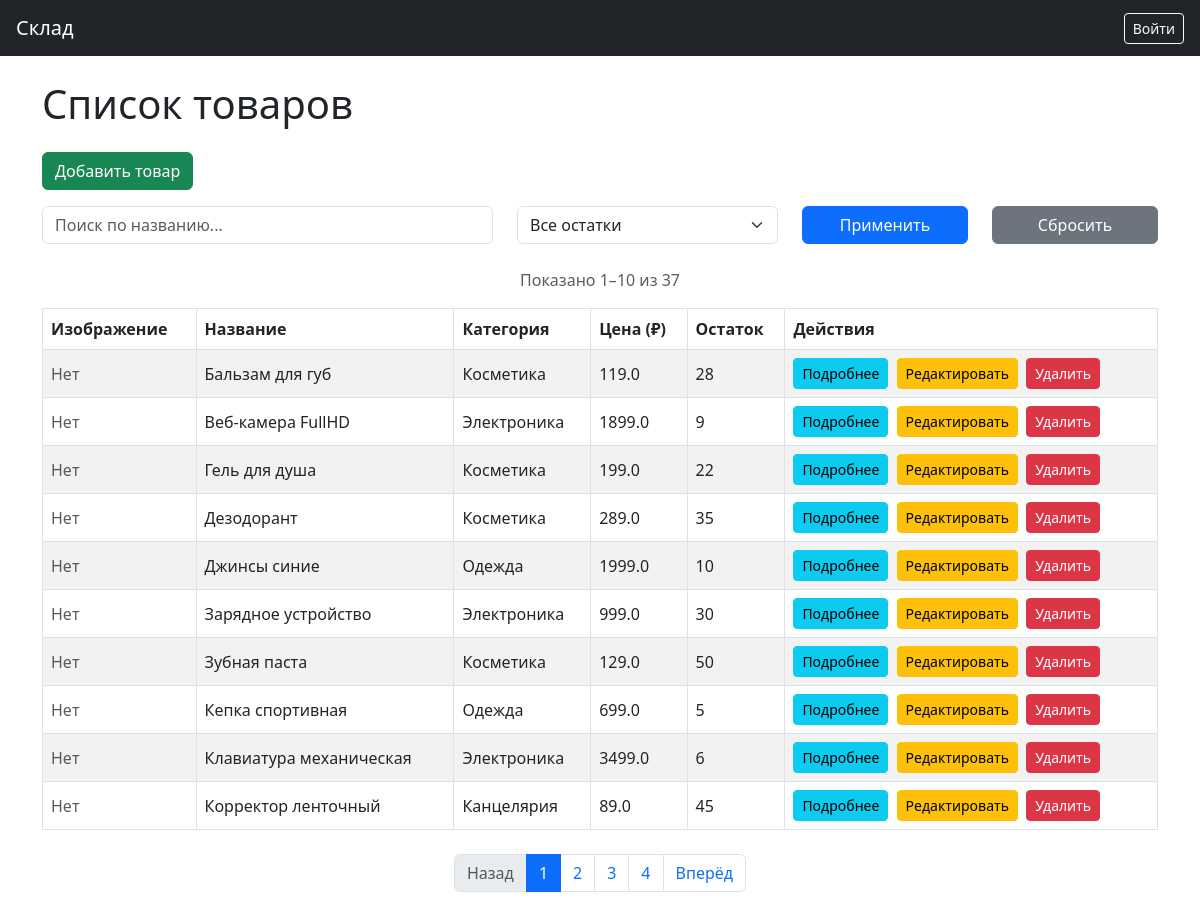
The page / on the database its author committed.
### tables this page shows
CREATE TABLE Products (id INTEGER PRIMARY KEY ON CONFLICT ROLLBACK AUTOINCREMENT, name TEXT NOT NULL, description TEXT, price REAL NOT NULL, stock INTEGER DEFAULT (0), image TEXT, category_id INTEGER REFERENCES Categories (id), created_at TEXT NOT NULL, updated_at TEXT);

CREATE TABLE Categories (id INTEGER PRIMARY KEY ON CONFLICT ROLLBACK AUTOINCREMENT, name TEXT NOT NULL);

### app.py (the view)
@app.route('/')
def index():
    db = get_db()
    query = """
        SELECT Products.id, Products.name, Products.price, Products.stock, Products.image, Categories.name AS category
        FROM Products
        LEFT JOIN Categories ON Products.category_id = Categories.id
        WHERE 1=1
    """
    params = []
    search = request.args.get('search', '').strip()
    if search:
        query += ' AND Products.name LIKE ?'
        params.append(f'%{search}%')
    filter_stock = request.args.get('filter_stock')
    if filter_stock == 'low':
        query += ' AND Products.stock < 5'
    category_id = request.args.get('category_id')
    category_name = None
    if category_id:
        query += ' AND Products.category_id = ?'
        params.append(category_id)
        cat = db.execute("""SELECT name FROM Categories WHERE id = ?""", (category_id,)).fetchone()
        if cat:
            category_name = cat['name']
    total_query = """SELECT COUNT(*) FROM (""" + query + """)"""
    total = db.execute(total_query, params).fetchone()[0]
    page = int(request.args.get('page', 1))
    pages = ceil(total / PER_PAGE)
    offset = (page - 1) * PER_PAGE
    query += ' ORDER BY Products.name ASC LIMIT ? OFFSET ?'
    params.extend([PER_PAGE, offset])
    products = db.execute(query, params).fetchall()
    return render_template(
        'index.html',
        products=products,
        search=search,
        filter_stock=filter_stock,
        category_name=category_name,
        page=page,
        pages=pages,
        total=total
    )

### app.py (called while the page is built)
def get_db():
    if 'db' not in g:
        g.db = sqlite3.connect(DATABASE)
        g.db.row_factory = sqlite3.Row
    return g.db

### templates/index.html (shortened to what this page needs)
{% extends 'base.html' %}
{% block content %}
<h1 class="mb-4">
    {% if category_name %}
        Товары в категории «{{ category_name }}»
    {% else %}
        Список товаров
    {% endif %}
</h1>
<a href="{{ url_for('add_product') }}" class="btn btn-success mb-3">Добавить товар</a>
<form method="get" class="row mb-4">
    <div class="col-md-5">
        <input type="text" name="search" class="form-control" placeholder="Поиск по названию..." value="{{ search }}">
    </div>
    <div class="col-md-3">
        <select name="filter_stock" class="form-select">
            <option value="">Все остатки</option>
        </select>
    </div>
    <div class="col-md-2">
        <button type="submit" class="btn btn-primary w-100">Применить</button>
    </div>
    <div class="col-md-2">
        <a href="{{ url_for('index') }}" class="btn btn-secondary w-100">Сбросить</a>
    </div>
</form>
{% if total > 0 %}
    <p class="text-center text-muted">
        Показано {{ (page - 1) * 10 + 1 }}–{{ (page - 1) * 10 + products|length }} из {{ total }}
    </p>
{% endif %}
{% if products %}
<table class="table table-bordered table-striped align-middle">
    <thead>
        <tr>
            <th>Изображение</th>
            <th>Название</th>
            <th>Категория</th>
            <th>Цена (₽)</th>
            <th>Остаток</th>
            <th>Действия</th>
        </tr>
    </thead>
    <tbody>
        {% for product in products %}
        <tr {% if product.stock < 5 %}class="table-warning"{% endif %}>
            <td>
                {% if product.image %}
                <img src="{{ url_for('static', filename='uploads/' ~ product.image) }}" width="100">
                {% else %}
                <span class="text-muted">Нет</span>
                {% endif %}
            </td>
            <td>{{ product.name }}</td>
            <td>{{ product.category or '—' }}</td>
            <td>{{ product.price }}</td>
            <td>{{ product.stock }}</td>
            <td>
                <a href="{{ url_for('view_product', product_id=product.id) }}" class="btn btn-info btn-sm me-1">Подробнее</a>
                <a href="{{ url_for('edit_product', product_id=product.id) }}" class="btn btn-warning btn-sm me-1">Редактировать</a>
                <form action="{{ url_for('delete_product', product_id=product.id) }}" method="post" class="d-inline" onsubmit="return confirm('Удалить товар?');">
                    <button type="submit" class="btn btn-danger btn-sm">Удалить</button>
                </form>
            </td>
        </tr>
        {% endfor %}
    </tbody>
</table>
<nav aria-label="Навигация по страницам">
    <ul class="pagination justify-content-center mt-4">
        <li class="page-item {% if page <= 1 %}disabled{% endif %}">
            <a class="page-link"
               href="{{ url_for('index', search=search, filter_stock=filter_stock, category_id=request.args.get('category_id'), page=page-1) }}"
               tabindex="-1">Назад</a>
        </li>
        {% for p in range(1, pages + 1) %}
            <li class="page-item {% if p == page %}active{% endif %}">
                <a class="page-link"
                   href="{{ url_for('index', search=search, filter_stock=filter_stock, category_id=request.args.get('category_id'), page=p) }}">
                   {{ p }}
                </a>
            </li>
        {% endfor %}
        <li class="page-item {% if page >= pages %}disabled{% endif %}">
            <a class="page-link"
               href="{{ url_for('index', search=search, filter_stock=filter_stock, category_id=request.args.get('category_id'), page=page+1) }}">
               Вперёд</a>
        </li>
    </ul>
</nav>
{% else %}
    <p>Товары не найдены.</p>
{% endif %}
{% endblock %}

### templates/base.html (shortened to what this page needs)
<!doctype html>
<html lang="ru">
<head>
    <link rel="stylesheet" href="https://cdn.jsdelivr.net/npm/bootstrap@5.3.0/dist/css/bootstrap.min.css">
</head>
<body>
<nav class="navbar navbar-expand-lg navbar-dark bg-dark px-3">
    <a class="navbar-brand" href="{{ url_for('index') }}">Склад</a>
    <div class="ms-auto">
        {% if session.user_id %}
            <a href="{{ url_for('logout') }}" class="btn btn-outline-light btn-sm">Выйти</a>
        {% else %}
            <a href="{{ url_for('login') }}" class="btn btn-outline-light btn-sm">Войти</a>
        {% endif %}
    </div>
</nav>
<div class="container mt-4">
    {% block content %}{% endblock %}
</div>
</body>
</html>

### rows shown on the page
Products: image "Нет", name "Бальзам для губ", name "Косметика", price "119.0", stock "28"
Products: image "Нет", name "Веб-камера FullHD", name "Электроника", price "1899.0", stock "9"
Products: image "Нет", name "Гель для душа", name "Косметика", price "199.0", stock "22"
Products: image "Нет", name "Дезодорант", name "Косметика", price "289.0", stock "35"
Products: image "Нет", name "Джинсы синие", name "Одежда", price "1999.0", stock "10"
Products: image "Нет", name "Зарядное устройство", name "Электроника", price "999.0", stock "30"
Products: image "Нет", name "Зубная паста", name "Косметика", price "129.0", stock "50"
Products: image "Нет", name "Кепка спортивная", name "Одежда", price "699.0", stock "5"
Products: image "Нет", name "Клавиатура механическая", name "Электроника", price "3499.0", stock "6"
Products: image "Нет", name "Корректор ленточный", name "Канцелярия", price "89.0", stock "45"

### other values the page prints
{{ (page - 1) * 10 + 1 }} "1"
{{ (page - 1) * 10 + products|length }} "10"
{{ total }} "37"
{{ p }} "1" "2" "3" "4"
